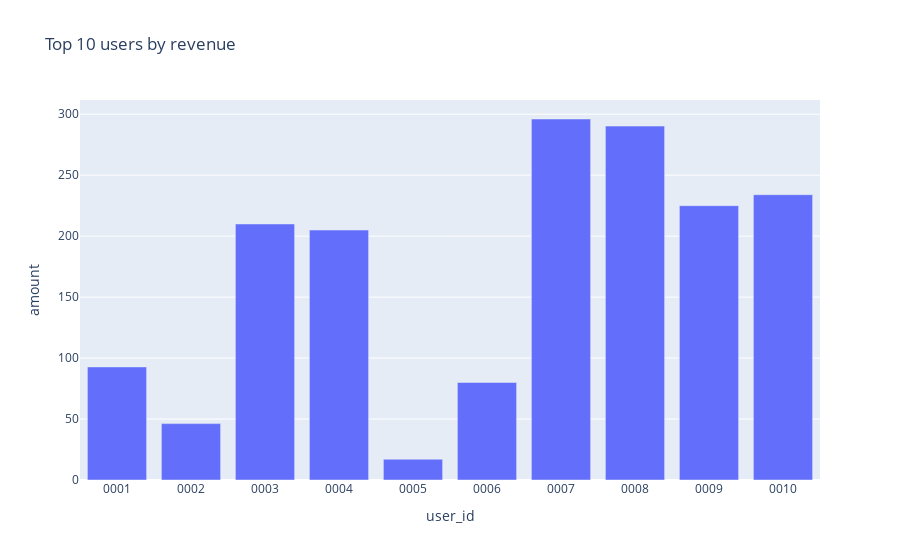

Notebook source saved alongside this figure:
### Markdown cell above
- who are the top 10 Users by Revenue?

### Code cell
user_revenue = (df.groupby("user_id")["amount"].sum().reset_index())

fig = px.bar(user_revenue.head(10),x="user_id",y="amount",title="Top 10 users by revenue")
fig.show()

save_fig(fig, FIGS / "top_users_by_revenue.png")

### Figure 1 — Plotly figure (JSON) as saved in the notebook; plotly's stock layout.template omitted (floating-point values rounded to 4 significant figures)
{"data": [{"hovertemplate": "user_id=%{x}<br>amount=%{y}<extra></extra>", "legendgroup": "", "marker": {"color": "#636efa", "pattern": {"shape": ""}}, "name": "", "orientation": "v", "showlegend": false, "textposition": "auto", "type": "bar", "x": ["0001", "0002", "0003", "0004", "0005", "0006", "0007", "0008", "0009", "0010"], "xaxis": "x", "y": [92.75, 46.25, 210.0, 205.0, 17.0, 80.0, 296.1, 290.2, 225.0, 234.0], "yaxis": "y"}], "layout": {"barmode": "relative", "legend": {"tracegroupgap": 0}, "title": {"text": "Top 10 users by revenue"}, "xaxis": {"anchor": "y", "domain": [0, 1], "title": {"text": "user_id"}}, "yaxis": {"anchor": "x", "domain": [0, 1], "title": {"text": "amount"}}}}
